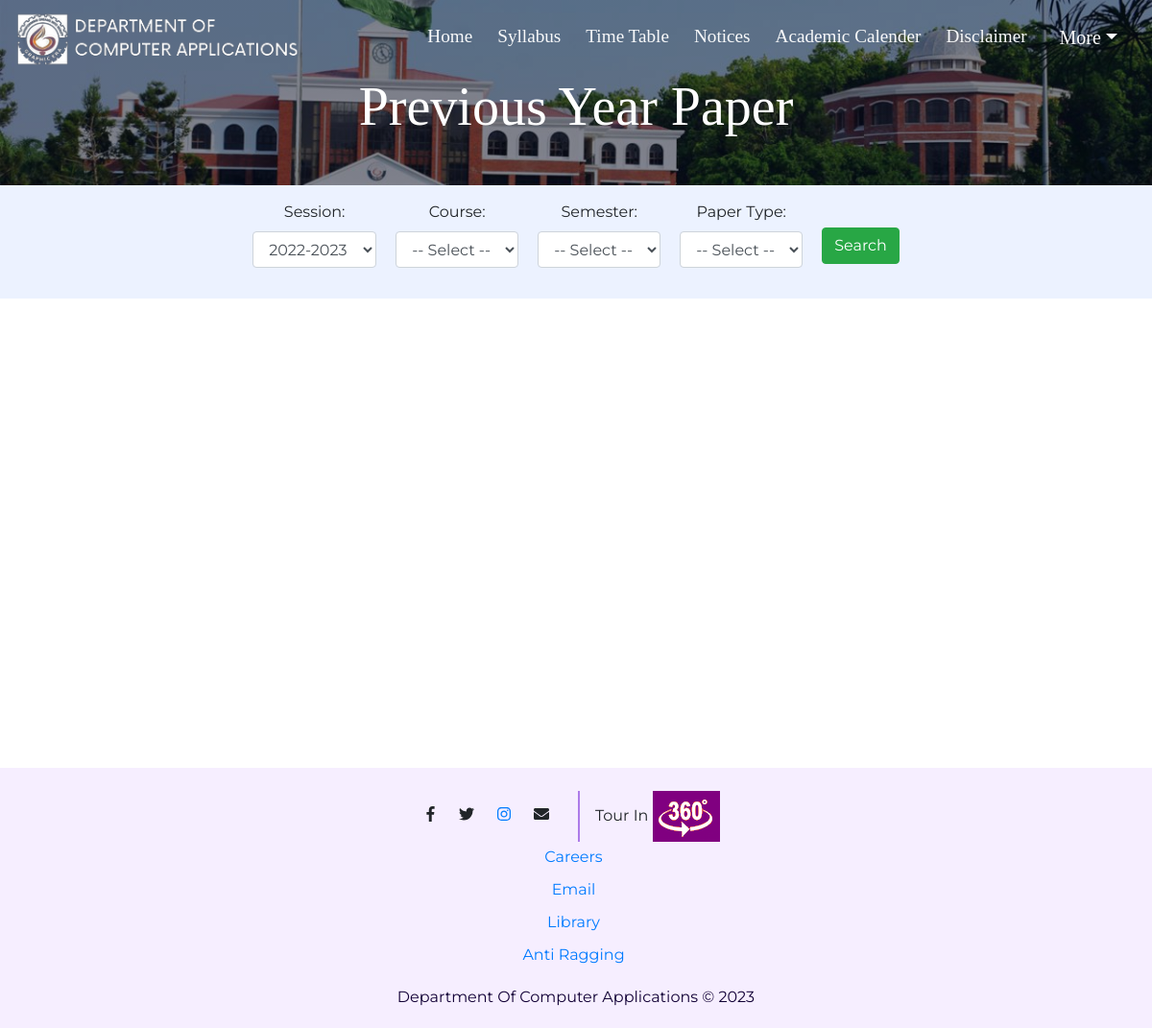
/geumca/questionpaper.php, run on the app's committed database.
### tables this page shows
CREATE TABLE `header` (
  `header_id` int(20) NOT NULL,
  `header_name` varchar(30) NOT NULL,
  `header_url` varchar(70) NOT NULL,
  `header_order` varchar(10) NOT NULL,
  `header_display` varchar(10) NOT NULL,
  `header_status` varchar(10) NOT NULL,
  `header_createdby` varchar(20) NOT NULL,
  `header_createdtime` varchar(30) NOT NULL,
  `header_updateby` varchar(20) NOT NULL,
  `header_updatetime` varchar(30) NOT NULL,
  `header_pagemore` varchar(5) NOT NULL,
  `header_newpagetraget` varchar(5) NOT NULL,
  `header_disableby` varchar(20) NOT NULL,
  `header_disabletime` varchar(30) NOT NULL,
  `header_disablereason` varchar(100) NOT NULL,
  `header_displaycloseby` varchar(20) NOT NULL,
  `header_displayclosetime` varchar(30) NOT NULL,
  `header_showby` varchar(20) NOT NULL,
  `header_showdatetime` varchar(30) NOT NULL
);

### geumca/questionpaper.php (the view, shortened to what this page needs)
<?php include("include/subheader.php"); ?>
      <div class="container-fluid">
        <div class="row">
            <div class="col-lg-12 text-center">
                <h1 class="text-center fw-bold display-4 mb-5">Previous Year Paper</h1>
            </div>
        </div>
      </div>
  </section>
<section>
    <form class="d-flex p-3 tcolor"  method="POST" action="questionpaper.php">
      <div class="form-group ">
     <label for="session-dropdown">Session:</label>
           <select class="form-control" name="inputsessionyear" id="session-dropdown"  required="inputsessionyear" >
<?php
$rssession=mysqli_query($con,"SELECT * FROM `session`  ORDER BY `session`.`session_year` DESC");
      while($rowsession=mysqli_fetch_array($rssession))
{
if($rowsession[0])
{?>
<option value='<?php echo $rowsession[1];?>'<?php if($activesession_record_add==$rowsession[1])
{
    echo"selected";
}elseif ($inputsessionyear==$rowsession[1])
 {
  echo"selected";
} ?>><?php echo $rowsession[1];?></option>
<?php
}
}
?>
      </select>
      </div>
      <div class="form-group ">
        <label for="course-dropdown">Course:</label>
           <select class="form-control" name="inputCourseName" id="course-dropdown" required>
          <option selected="selected" value=""disabled selected>-- Select --</option>
      </select>
      </div>
      <div class="form-group ">
        <label for="semester-dropdown">Semester:</label>
        <select class="form-control" name="InputSemester" id="semester-dropdown" required>
          <option selected="selected" value=""disabled selected>-- Select --</option>
        </select>
      </div>
      <div class="form-group ">
        <label for="section-dropdown">Paper Type:</label>
        <select class="form-control" name="InputSection" id="section-dropdown" required>
          <option selected="selected" value=""disabled selected>-- Select --</option>
        </select>
      </div>
      <div class="form-group">
       <br>
       <input class="btn btn-success "type="submit" name="search" id="search" Value="Search"/>
      </div>
    </form>
</section>
    </div>
    </div>
 <?php include("include/footer.php"); ?>

### geumca/include/subheader.php (shortened to what this page needs)
<?php
    include("admin/include/config.php");
?>
<!DOCTYPE html>
<html>
<head>
  <link rel="stylesheet" href="https://cdnjs.cloudflare.com/ajax/libs/OwlCarousel2/2.3.4/assets/owl.carousel.min.css" />
  <link rel="stylesheet" href="https://cdnjs.cloudflare.com/ajax/libs/OwlCarousel2/2.3.4/assets/owl.theme.default.min.css" />
  <link rel="stylesheet" href="https://maxcdn.bootstrapcdn.com/bootstrap/4.0.0/css/bootstrap.min.css">
  <link rel="stylesheet" href="style.css">
</head>
<body>
  <?php
  $activesessionquery=mysqli_query($con,"SELECT * FROM `session` WHERE `status` ='Active'");
$resactivesessionquery=mysqli_fetch_assoc($activesessionquery);
$activesession_record_add=$resactivesessionquery['session_year'];
?>
  <div id="page-container">
    <div id="content-wrap">
  <section class="colored-section" id="sub-title">
    <div class="container-fluid">
      <nav class="navbar navbar-expand-xl navbar-dark">
      <nav class="navbar navbar-light ">
          <a class="navbar-brand" href="index.php">
              <img src="images/finallogo.png"class="logo" alt="Computer Applications">
          </a>
     </nav>
        <div class="collapse navbar-collapse" id="navbarTogglerDemo02">
          <ul class="navbar-nav ml-auto">
           <?php
$sql=mysqli_query($con,"SELECT * FROM `header` WHERE `header_status`='Active' AND `header_display`='Active' AND `header_pagemore`='No' ORDER BY `header_order` ASC");
                                        while($result=mysqli_fetch_assoc($sql))
    {
?>
            <li class="nav-item">
              <a class="nav-link text-light" href="<?php echo $result['header_url']; ?>"><?php echo $result['header_name']; ?></a>
            </li>
          <?php } ?>
              <li class="nav-item">
                <div class="dropdown">
                  <div class="dropdown-toggle py-2 btn-lg" type="button"data-toggle="dropdown" aria-haspopup="true" aria-expanded="false" style="font-family:serif;">More</div>
                </div>
              </li>
          </ul>
        </div>
      </nav>
    </div>

### geumca/style.css (style rules this page uses)
* { padding: 0%; margin: 0%; box-sizing: border-box; }
body { font-family: "Montserrat"; text-align: center; }
@media screen and (max-device-width:800px) { body { min-width:290px; width:100%; } }
h1, h2, h3, h4, h5, h6 { font-family: "Montserrat-Bold"; }
.logo { width: 300px; height: auto; }
.container-fluid>.navbar { position: relative; }
.colored-section { background-color: #ff4c68; color: #fff; }
h1 { font-size: 36px; font-weight: 600; }
.navbar { padding: 0 0 0rem; }
.navbar-brand { font-family: "Ubuntu"; font-size: 2.5rem; font-weight: bold; }
.nav-item { padding: 5px ; }
.nav-link { font-size: 1.2rem; font-family: "Montserrat-Light"; }
#title,#sub-title { background-image: linear-gradient(rgba(4,9,30,0.5),rgba(4,9,30,0.5)),url(images/geuHome.jpg); background-position: center; background-size: cover; position: relative; padding: 0% 0% 21% 0%; }
#sub-title { padding: 0 0 0% 0; }
#page-container { position: relative; min-height: 100vh; }
#content-wrap { padding-bottom:4rem; }
.d-flex { justify-content: center; align-items: center; gap: 20px; flex-wrap: wrap; }
.tcolor,.scolor { background-color: #ECF2FF; }

### data on the page
header: header_name "Home"
header: header_name "Syllabus"
header: header_name "Time Table"
header: header_name "Notices"
header: header_name "Academic Calender"
header: header_name "Disclaimer"

### other printed values
form field inputsessionyear "2022-2023"
